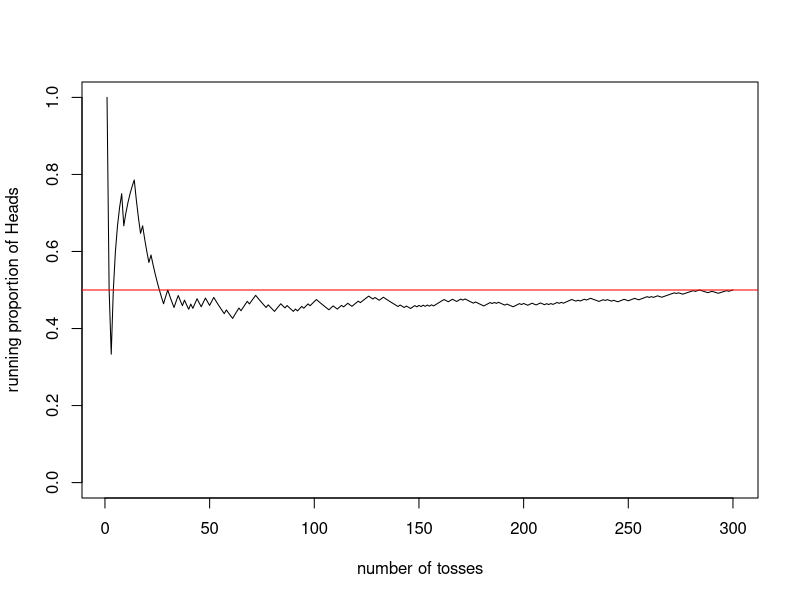

Source code (R):
## ---- chunk 1
set.seed(1010)
nsim <- 300  
p <- 1/2  
x <- rbinom(nsim,1,p)  
#Then we compute X bar for each value of n and store the results in xbar:  
xbar <- cumsum(x)/(1:nsim)  
plot(1:nsim,xbar,type="l",ylim=c(0,1), xlab= "number of tosses", ylab="running proportion of Heads") 
abline(h = 0.5, col="red")
